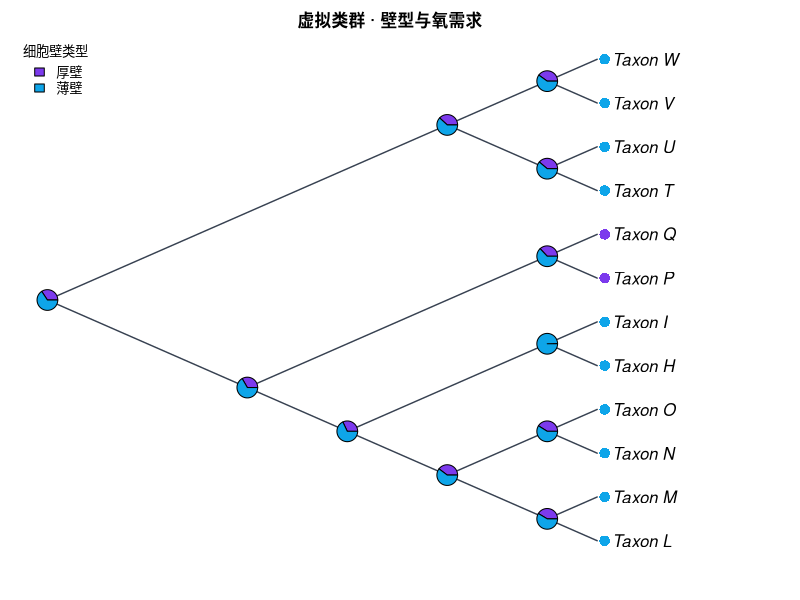

R code for this plot:
#!/usr/bin/env Rscript
# CladeForge reproducible-analysis script
# Project : 虚拟类群 · 壁型与氧需求
# Format  : CladeForge project v0.1.0
#
# What this script reproduces, and what it does not:
#   REPRODUCED (same algorithms as the application):
#     * Sankoff parsimony with the project's step matrix (advisory baseline);
#     * equal-rates Mk ancestral-state reconstruction (pruning + up-pass), i.e.
#       the posterior probabilities the app reports.
#   APPROXIMATED:
#     * a PDF figure drawn from the same data — character-coloured tips,
#       posterior pies, legend — in the project's cladogram layout
#       (equal branch spacing, like the CladeForge cladogram (branch lengths ignored)). It is NOT a pixel copy of the on-screen figure: manual
#       node positions, collapsed clades, custom reticulation edges, era bands
#       and the interactive ladderising order are GUI state that ape does not
#       consume. The topology, tip labels, states and posteriors are identical;
#       the geometry is a same-data rendering.
#   Branch lengths: present, used as given.
# Run with: Rscript this_file.R   (install.packages("ape") if needed)

library(ape)

# The tree is assembled from vectors rather than parsed from Newick, so every
# label survives byte-exact even where ape's own reader would mangle it.
tree <- structure(
  list(
    edge = matrix(c(13, 14, 13, 15, 14, 16, 14, 17, 15, 18, 15, 19, 16, 20, 16, 21, 17, 1, 17, 2, 18, 3, 18, 4, 19, 5, 19, 6, 20, 22, 20, 23, 21, 7, 21, 8, 22, 9, 22, 10, 23, 11, 23, 12), ncol = 2, byrow = TRUE),
    edge.length = c(50, 250, 50, 150, 50, 150, 700, 750, 3100, 3100, 3000, 3000, 2900, 2900, 500, 600, 50, 150, 2000, 2000, 1900, 1900),
    Nnode = 11L,
    tip.label = c("Taxon_P", "Taxon_Q", "Taxon_T", "Taxon_U", "Taxon_V", "Taxon_W", "Taxon_H", "Taxon_I", "Taxon_L", "Taxon_M", "Taxon_N", "Taxon_O"),
    node.label = c("Taxon_A", "Taxon_B", "Taxon_C", "Taxon_D", "Taxon_E", "Taxon_R", "Taxon_S", "Taxon_F", "Taxon_G", "Taxon_J", "Taxon_K")
  ),
  class = "phylo"
)

# Branch lengths, with an explicit unit-length fallback: a cladogram-only project
# serialises no lengths at all, and 1 / mean(NULL) would poison every
# transition probability below.
bl <- tree$edge.length
if (is.null(bl) || !any(is.finite(bl) & bl > 0)) {
  bl <- rep(1, nrow(tree$edge))
  cat("NOTE: the tree carries no usable branch lengths; Mk probabilities and the\n")
  cat("      figure use unit (equal) branch lengths, i.e. topology-only inference.\n\n")
}

# Equal-rates Mk rate: one expected substitution per mean branch, so the
# transition probabilities are invariant to the tree's absolute scale. Every
# length above is already resolved the way the application resolves it (a
# recorded 0 is a real zero; unset / negative / non-finite became 1), so the mean
# runs over ALL of them — filtering here would drop zero-length and unmeasured
# edges from the average and make this script reconstruct at a different rate
# than the application reports. Deriving it from the fallback-protected bl
# above is what keeps the rate finite for a cladogram-only project.
rate <- 1 / mean(bl)


characters <- list(
  list(
    name = "细胞壁类型",
    type = "discrete",
    states = c("厚壁", "薄壁"),
    colors = c("#7c3aed", "#0ea5e9"),
    cost = NULL,
    tips = c("Taxon_H" = "薄壁", "Taxon_I" = "薄壁", "Taxon_L" = "薄壁", "Taxon_M" = "薄壁", "Taxon_N" = "薄壁", "Taxon_O" = "薄壁", "Taxon_P" = "厚壁", "Taxon_Q" = "厚壁", "Taxon_T" = "薄壁", "Taxon_U" = "薄壁", "Taxon_V" = "薄壁", "Taxon_W" = "薄壁")
  ),
  list(
    name = "氧需求",
    type = "discrete",
    states = c("好氧", "厌氧", "兼性"),
    colors = c("#22c55e", "#71717a", "#f59e0b"),
    cost = NULL,
    tips = c("Taxon_H" = "厌氧", "Taxon_I" = "厌氧", "Taxon_L" = "好氧", "Taxon_M" = "好氧", "Taxon_N" = "厌氧", "Taxon_O" = "厌氧", "Taxon_P" = "厌氧", "Taxon_Q" = "兼性", "Taxon_T" = "兼性", "Taxon_U" = "好氧", "Taxon_V" = "好氧", "Taxon_W" = "好氧")
  )
)

# --- helpers ----------------------------------------------------------------

## Equal-rates (ER) Mk transition matrix P(t): the same closed form used by
## CladeForge's inference assistant. The rate is scaled by the mean branch
## length so probabilities are invariant to the tree's absolute scale.
p_er <- function(t, k, rate) {
  e <- exp(-k * rate * t)
  P <- matrix(1 / k, k, k) - (1 / k) * e
  diag(P) <- 1 / k + ((k - 1) / k) * e
  P
}

## Sankoff parsimony down/up pass. 'cost' is k x k; tips absent from tip_states
## are treated as missing data.
sankoff <- function(tree, tip_states, states, cost) {
  ntip <- length(tree$tip.label)
  k <- length(states)
  sidx <- setNames(seq_len(k), states)
  x <- sidx[tip_states[tree$tip.label]]
  parent <- tree$edge[, 1]
  child <- tree$edge[, 2]
  kids <- split(child, parent)
  root <- setdiff(unique(parent), unique(child))
  g <- matrix(0, nrow = ntip + tree$Nnode, ncol = k)
  rownames(g) <- as.character(seq_len(ntip + tree$Nnode))
  ## Down-pass: internal node indices decrease from root, so descending order
  ## visits children before parents.
  for (v in sort(as.integer(names(kids)), decreasing = TRUE)) {
    for (i in seq_len(k)) {
      total <- 0
      for (ch in kids[[as.character(v)]]) {
        if (ch <= ntip) {
          xi <- x[[ch]]
          if (is.na(xi)) next
          total <- total + min(cost[i, ] + ifelse(seq_len(k) == xi, 0, Inf))
        } else {
          total <- total + min(cost[i, ] + g[as.character(ch), ])
        }
      }
      g[as.character(v), i] <- total
    }
  }
  ## Up-pass: assign each node a state minimising cost given its parent.
  node_state <- integer(ntip + tree$Nnode)
  walk <- function(v, parent_state) {
    base <- if (parent_state == 0L) rep(0, k) else cost[parent_state, ]
    scores <- base + g[as.character(v), ]
    best <- which.min(scores)
    node_state[v] <<- best
    for (ch in kids[[as.character(v)]]) {
      if (ch > ntip) walk(ch, best)
    }
  }
  walk(root, 0L)
  list(cost = min(g[as.character(root), ]),
       states = node_state, k = k)
}

## Equal-rates Mk marginal ancestral reconstruction: Felsenstein pruning
## (down-pass) + parent/sibling up-pass, normal space. Uses the script-level
## 'bl' (which already falls back to unit lengths when the tree has none) and the
## script-level 'rate' (= 1 / mean usable branch length); both are bound before
## this function is ever called. For very large or very unbalanced trees prefer
## log-space implementations (phangorn::ace, phytools).
mk_asr <- function(tree, tip_states, states) {
  ntip <- length(tree$tip.label)
  k <- length(states)
  sidx <- setNames(seq_len(k), states)
  x <- sidx[tip_states[tree$tip.label]]
  parent <- tree$edge[, 1]
  child <- tree$edge[, 2]
  kids <- split(seq_along(child), parent)  # edge-row indices per parent
  root <- setdiff(unique(parent), unique(child))
  L <- matrix(1, nrow = ntip + tree$Nnode, ncol = k)
  rownames(L) <- as.character(seq_len(ntip + tree$Nnode))
  for (v in sort(as.integer(names(kids)), decreasing = TRUE)) {
    rows <- kids[[as.character(v)]]
    vec <- rep(1, k)
    for (r in rows) {
      ch <- child[r]
      m <- if (ch <= ntip) {
        xi <- x[[ch]]
        if (is.na(xi)) rep(1, k) else as.numeric(seq_len(k) == xi)
      } else L[as.character(ch), ]
      vec <- vec * (p_er(bl[r], k, rate) %*% m)
    }
    s <- sum(vec)
    L[as.character(v), ] <- if (s > 0) vec / s else rep(1 / k, k)
  }
  G <- matrix(1 / k, nrow = ntip + tree$Nnode, ncol = k)
  rownames(G) <- rownames(L)
  for (v in sort(as.integer(names(kids)))) {
    rows <- kids[[as.character(v)]]
    for (r in rows) {
      ch <- child[r]
      if (ch <= ntip) next
      sib_msg <- rep(1, k)
      for (r2 in rows) {
        ch2 <- child[r2]
        if (ch2 == ch) next
        m2 <- if (ch2 <= ntip) {
          xi <- x[[ch2]]
          if (is.na(xi)) rep(1, k) else as.numeric(seq_len(k) == xi)
        } else L[as.character(ch2), ]
        sib_msg <- sib_msg * (p_er(bl[r2], k, rate) %*% m2)
      }
      G[as.character(ch), ] <- p_er(bl[r], k, rate) %*% (G[as.character(v), ] * sib_msg)
      G[as.character(ch), ] <- G[as.character(ch), ] / sum(G[as.character(ch), ])
    }
  }
  post <- L * G
  post <- post / rowSums(post)
  list(posterior = post)
}

# --- analysis ---------------------------------------------------------------

cat("CladeForge reproducible analysis\n")
cat("Tree:", Ntip(tree), "tips,", tree$Nnode, "internal nodes\n\n")

internal_nodes <- (length(tree$tip.label) + 1):(length(tree$tip.label) + tree$Nnode)

for (ch in characters) {
  cat("== Character:", ch$name, "==\n")
  if (ch$type != "discrete" || length(ch$states) < 2) {
    cat("   continuous or single-state: exported as data only\n\n")
    next
  }
  scored <- ch$tips[names(ch$tips) %in% tree$tip.label]
  cost <- ch$cost
  if (is.null(cost)) {
    k <- length(ch$states)
    cost <- matrix(1, k, k); diag(cost) <- 0
  }
  sp <- sankoff(tree, scored, ch$states, cost)
  cat(sprintf("   Sankoff minimum cost: %g (step-matrix units)\n", sp$cost))
  asr <- mk_asr(tree, scored, ch$states)
  cat("   Mk posterior at each internal node (states:",
      paste(ch$states, collapse = " / "), ")\n")
  print(round(asr$posterior[as.character(internal_nodes), , drop = FALSE], 3))
  cat("\n")
}

# --- figure -----------------------------------------------------------------
# A same-data rendering of the GUI figure: character-coloured tips (first
# discrete character) + posterior pies at internal nodes + auto legend, in the
# layout the project is displayed as. Manual positions / collapsed clades /
# custom edges / era bands are GUI-only and are not reproduced here.

discrete <- Filter(function(ch) ch$type == "discrete" && length(ch$states) >= 2, characters)

# cairo_pdf renders unicode labels reliably; use pdf() if cairo is unavailable.
cairo_pdf("cladeforge_reconstruction.pdf", width = 9, height = 7)
par(mar = c(2, 1, 2, 2), xpd = NA)
cat("Figure layout: type = cladogram, use.edge.length = FALSE",
    "(equal branch spacing, like the CladeForge cladogram (branch lengths ignored))\n")
plot(tree, type = "cladogram", use.edge.length = FALSE,
     show.tip.label = TRUE,
     label.offset = 0.3,
     edge.color = "#374151", edge.width = 1.4)
title(main = "虚拟类群 · 壁型与氧需求", cex.main = 1.0)

if (length(discrete) > 0) {
  main <- discrete[[1]]
  scored <- main$tips[names(main$tips) %in% tree$tip.label]
  k <- length(main$states)
  cost <- main$cost
  if (is.null(cost)) { cost <- matrix(1, k, k); diag(cost) <- 0 }

  tip_col <- rep("#6b7280", Ntip(tree))
  names(tip_col) <- tree$tip.label
  for (lab in names(scored)) tip_col[[lab]] <- main$colors[[match(scored[[lab]], main$states)]]
  tiplabels(pch = 16, col = tip_col, cex = 1.4, offset = 0.15)

  asr <- mk_asr(tree, scored, main$states)
  nodelabels(node = internal_nodes, pie = asr$posterior[as.character(internal_nodes), , drop = FALSE],
             piecol = main$colors, cex = 0.7)
  legend("topleft", legend = main$states, fill = main$colors,
         title = main$name, bty = "n", cex = 0.8)
}

dev.off()

cat("Wrote cladeforge_reconstruction.pdf\n")
